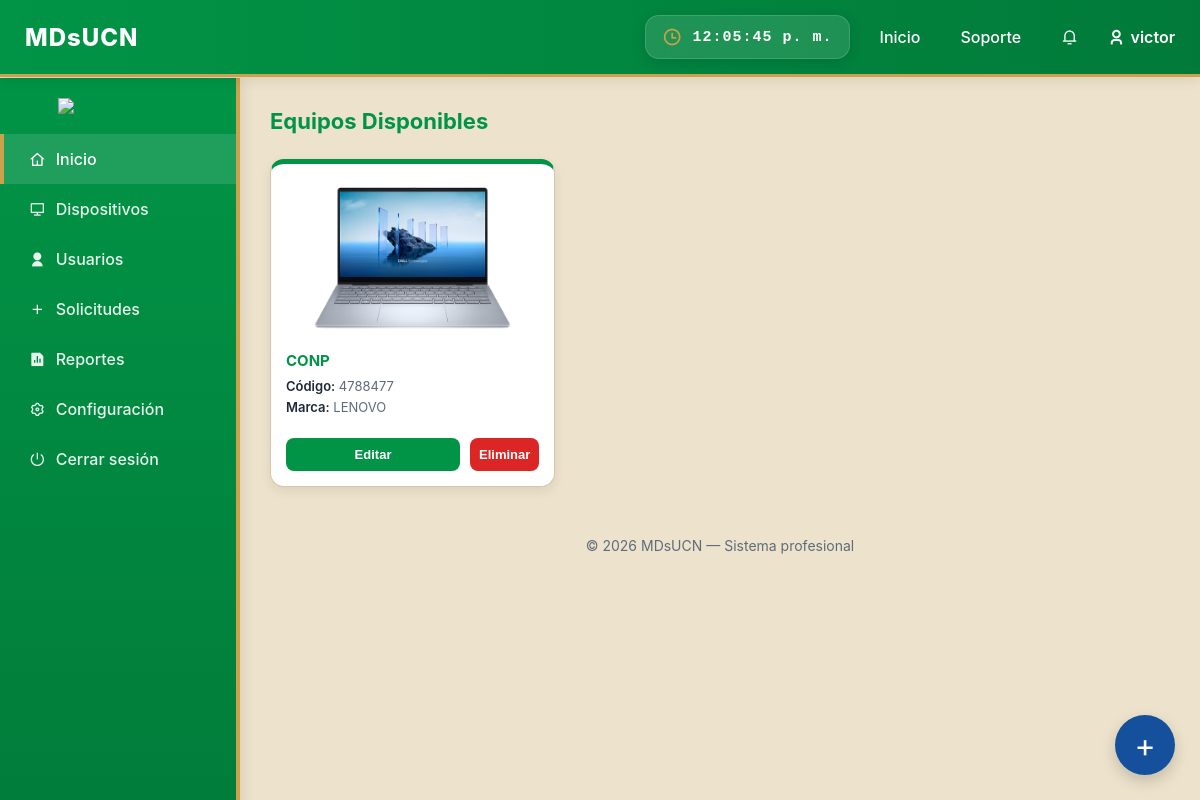
Screenshot of /dispositivos/ (signed in) with the database file from the repository.
### appOne/models.py (models this page shows, shortened)
class Usuario(AbstractUser):
    username = models.CharField(max_length=150, unique=True)
    nombre_completo = models.CharField(max_length=150)
    correo_institucional = models.EmailField(unique=True)
    codigo = models.CharField(max_length=20, unique=True)
    rol = models.CharField(max_length=20, choices=ROLES, default="Docente")
    USERNAME_FIELD = "correo_institucional"
    REQUIRED_FIELDS = ["username", "nombre_completo", "codigo"]
    objects = UsuarioManager()

class Dispositivo(models.Model):
    nombre_dispositivo = models.CharField(max_length=100)
    marca = models.CharField(max_length=50)
    codigo_inventario = models.CharField(max_length=50, unique=True)
    imagen = models.ImageField(upload_to='dispositivos/', blank=True, null=True)
    descripcion = models.TextField(blank=True, null=True)
    accesorios = models.TextField(blank=True, null=True)
    observacion = models.TextField(blank=True, null=True)

### appOne/views.py (the view)
# urls.py: path('dispositivos/', views.listardispositivos, name='listardispositivos'),
@login_required
def listardispositivos(request):
    dispositivos = Dispositivo.objects.all()
    return render(request, 'appOne/Dispositivos.html', {'dispositivo': dispositivos})

### appOne/templates/appOne/Dispositivos.html (shortened to what this page needs)
{% extends "appOne/dashboard.html" %}
{% load static %}
{% block extra_css %}
<link rel="stylesheet" href="{% static 'appOne/css/Dispositivos.css' %}">
<link rel="stylesheet" href="{% static 'appOne/css/editar_dispositivos.css' %}">
<link rel="stylesheet" href="https://cdn.jsdelivr.net/npm/flatpickr/dist/flatpickr.min.css">
{% endblock %}
{% block contenido %}
<h2 class="titulo-seccion">Equipos Disponibles</h2>
<div class="galeria">
  {% for d in dispositivo %}
  <figure class="card"
          onclick="abrirFormulario('{{ d.id }}','{{ d.nombre_dispositivo }}')">
    <img src="{% if d.imagen %}{{ d.imagen.url }}{% else %}{% static 'appOne/img/default.png' %}{% endif %}">
    <figcaption>{{ d.nombre_dispositivo }}</figcaption>
    <div class="info">
      <p><span>Código:</span> {{ d.codigo_inventario }}</p>
      <p><span>Marca:</span> {{ d.marca }}</p>
    </div>
    {% if request.user.rol == "Admin" %}
    <div class="acciones-admin">
      <button class="btn-editar"
              onclick="event.stopPropagation(); abrirEditar('{{ d.id }}')">
        Editar
      </button>
      <form action="{% url 'eliminar_dispositivo' d.id %}"
            method="POST"
            onsubmit="return confirm('¿Eliminar dispositivo?');">
        <button type="submit" class="btn-eliminar"
                onclick="event.stopPropagation();">
          Eliminar
        </button>
      </form>
    </div>
    {% endif %}
  </figure>
  {% empty %}
    <p class="empty">No hay dispositivos disponibles</p>
  {% endfor %}
</div>
{% if request.user.rol == "Admin" %}
<a href="{% url 'agregar_dispositivo' %}" class="btn-flotante">
  +
</a>
{% endif %}
{% endblock %}

### appOne/templates/appOne/dashboard.html (shortened to what this page needs)
{% load static %}
<!DOCTYPE html>
<html lang="es">
<head>
  <link rel="stylesheet" href="{% static 'appOne/css/dashboard.css' %}">
  <link href="https://cdn.jsdelivr.net/npm/remixicon/fonts/remixicon.css" rel="stylesheet">
  {% block extra_css %}{% endblock %}
</head>
<body>
  <header class="navegacion">
    <nav class="nav">
      <div class="nav-left">
        <h1>MDsUCN</h1>
      </div>
      <div class="nav-right">
        <div class="clock-box">
          <i class="ri-time-line"></i>
          <span id="clock-nicaragua">00:00:00</span>
        </div>
        <ul class="menu">
          <li><a href="#">Inicio</a></li>
          <li><a href="#">Soporte</a></li>
          <li class="notif-dropdown">
            <a href="#">
              <i class="ri-notification-3-line"></i>
            </a>
          </li>
          <li class="user">
            <i class="ri-user-3-line"></i> {{ request.user.username }}
          </li>
        </ul>
      </div>
    </nav>
  </header>
  <div class="container">
    <aside class="sidebar">
      <div class="logo">
        <img src="https://uploads.onecompiler.io/43nzu6ce2/43x2n985z/eslogan%20.png">
      </div>
      <nav>
        <a href="{% url 'dashboardinicio' %}" class="active">
          <i class="ri-home-4-line"></i> Inicio
        </a>
        <a href="{% url 'listardispositivos' %}">
          <i class="ri-computer-line"></i> Dispositivos
        </a>
        {% if request.user.rol == "Admin" %}
        <a href="{% url 'panel_usuarios' %}">
          <i class="ri-user-fill"></i> Usuarios
        </a>
        <a href="{% url 'solicitudes_prestamos' %}">
          <i class="ri-add-fill"></i> Solicitudes
        </a>
        {% endif %}
        <a href="{% url 'reportes' %}">
          <i class="ri-file-chart-fill"></i> Reportes
        </a>
        <a href="{% url 'configuracion' %}">
          <i class="ri-settings-3-line"></i> Configuración
        </a>
        <a href="{% url 'logout' %}">
          <i class="ri-shut-down-line"></i> Cerrar sesión
        </a>
      </nav>
    </aside>
    <main class="main-content">
      {% block contenido %}{% endblock %}
    </main>
  </div>
  <footer>
    <p>© 2026 MDsUCN — Sistema profesional</p>
  </footer>
</body>
</html>

### appOne/static/appOne/css/dashboard.css (style rules this page uses)
:root { --bg: #EDE3CC; --card-bg: #ffffff; --sidebar-bg: #019446; --sidebar-hover: #017a39; --primary: #019446; --primary-hover: #017a39; --secondary: #15509C; --secondary-hover: #104E9B; --gold: #CBA14B; --gold-dark: #C89B3B; --text-main: #1f2937; --text-secondary: #5f6b7a; --border: #d6c7a8; --danger: #dc2626; --shadow: 0 4px 12px rgba(0,0,0,0.08); --radius: 12px; }
* { margin: 0; padding: 0; box-sizing: border-box; transition: 0.2s; }
body { font-family: 'Inter', sans-serif; background: var(--bg); color: var(--text-main); }
.navegacion { background: linear-gradient( 90deg, var(--primary), var(--primary-hover) ); border-bottom: 3px solid var(--gold); position: fixed; width: 100%; top: 0; z-index: 1000; box-shadow: var(--shadow); }
.nav { display: flex; justify-content: space-between; align-items: center; padding: 15px 25px; }
.nav-left h1 { color:white; font-size:24px; font-weight:800; letter-spacing:1px; }
.nav-right { display:flex; align-items:center; gap:20px; }
.clock-box { display:flex; align-items:center; gap:10px; background:rgba(255,255,255,0.12); padding:10px 16px; border-radius:14px; border:1px solid rgba(255,255,255,0.15); backdrop-filter: blur(8px); box-shadow:0 4px 14px rgba(0,0,0,0.12); }
.clock-box i { font-size:20px; color:var(--gold); }
#clock-nicaragua { color:white; font-size:15px; font-weight:700; letter-spacing:1px; font-family:'Courier New', monospace; }
.menu { display: flex; gap: 20px; list-style: none; align-items: center; }
.menu a { color: white; text-decoration: none; font-weight: 500; padding: 8px 10px; border-radius: 6px; }
.user { color:white; font-weight:600; display:flex; align-items:center; gap:6px; }
.notif-dropdown { position: relative; }
.container { display: flex; margin-top: 78px; }
.sidebar { width: 240px; background: linear-gradient( 180deg, var(--primary), var(--primary-hover) ); height: 100vh; position: fixed; border-right: 4px solid var(--gold); overflow-y: auto; box-shadow: 4px 0 12px rgba(0,0,0,0.08); }
.sidebar img { width: 120px; margin: 20px auto; display: block; }
.sidebar a { display: flex; align-items: center; gap: 10px; padding: 15px 25px; color: rgba(255,255,255,0.90); text-decoration: none; font-weight: 500; border-left: 4px solid transparent; }
.sidebar a.active { background: rgba(255,255,255,0.12); color: white; border-left: 4px solid var(--gold); }
.main-content { margin-left: 240px; padding: 30px; width: 100%; }
footer { margin-left: 240px; text-align: center; padding: 20px; color: var(--text-secondary); font-size: 14px; }

### appOne/static/appOne/css/Dispositivos.css (style rules this page uses)
.titulo-seccion { font-size: 22px; margin-bottom: 25px; color: var(--primary); font-weight: 700; }
.galeria { display: grid; grid-template-columns: repeat(auto-fill, minmax(240px, 1fr)); gap: 22px; }
.card { background: var(--card-bg); border: 1px solid var(--border); border-top: 5px solid var(--primary); border-radius: 14px; padding: 15px; cursor: pointer; display: flex; flex-direction: column; position: relative; box-shadow: var(--shadow); overflow: hidden; }
.card img { width: 100%; height: 160px; object-fit: cover; border-radius: 10px; margin-bottom: 12px; }
.card figcaption { font-weight: 700; font-size: 15px; margin-bottom: 8px; color: var(--primary); }
.info p { font-size: 13px; color: var(--text-secondary); margin-bottom: 5px; }
.info span { color: var(--text-main); font-weight: 600; }
.acciones-admin { display: flex; gap: 10px; margin-top: 18px; }
.btn-editar, .btn-eliminar { flex: 1; padding: 9px; border-radius: 8px; border: none; font-size: 13px; font-weight: 600; cursor: pointer; transition: .2s ease; }
.btn-editar { background: var(--primary); color: white; }
.btn-eliminar { background: #dc2626; color: white; }
.btn-flotante { position: fixed; bottom: 25px; right: 25px; width: 60px; height: 60px; background: var(--secondary); color: white; border-radius: 50%; font-size: 32px; display: flex; align-items: center; justify-content: center; text-decoration: none; box-shadow: 0 6px 15px rgba(0,0,0,0.18); z-index: 999; }

### rows the page displays
Usuario: user.username "victor"
Dispositivo: imagen (picture), nombre_dispositivo "CONP", codigo_inventario "4788477", marca "LENOVO"
